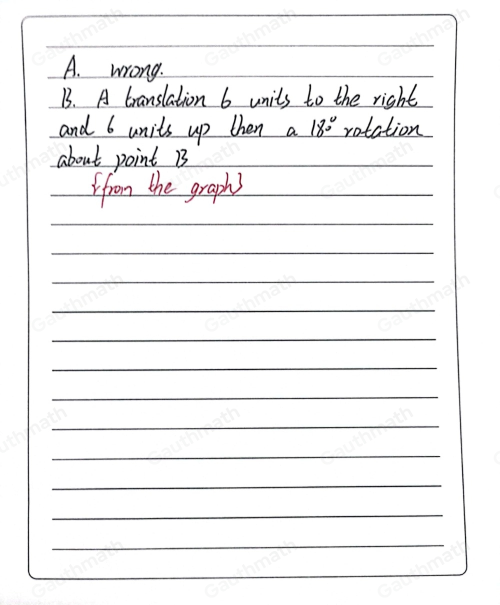
#> input picture test1.jpg, 1000 x 1210 px (shown at 1/2 size)
$ python -i image_processor.py   (imports and definitions only)
#> lines starting #> are read from the running program, lines starting #| are printed output that depends on the picture
from PIL import Image, ImageEnhance, ImageFilter
import pytesseract # type: ignore
import cv2
import os
import numpy as np

pytesseract.pytesseract.tesseract_cmd = r"C:\Program Files\Tesseract-OCR\tesseract.exe"

def process_image(input_path):
    """Professional-grade image processing pipeline"""
#> called with input_path = 'test1.jpg'
    try:
        base_name = os.path.basename(input_path)
        processed_name = f"processed_{base_name}"
        output_path = os.path.join(os.path.dirname(input_path), processed_name)

        with Image.open(input_path) as img:
#> img is the input picture: PIL image 1000x1210 RGB; mean R, G, B 244.7, 244.6, 244.9
            if img.mode != 'RGB':
                img = img.convert('RGB')

            img.thumbnail((1200, 1200))
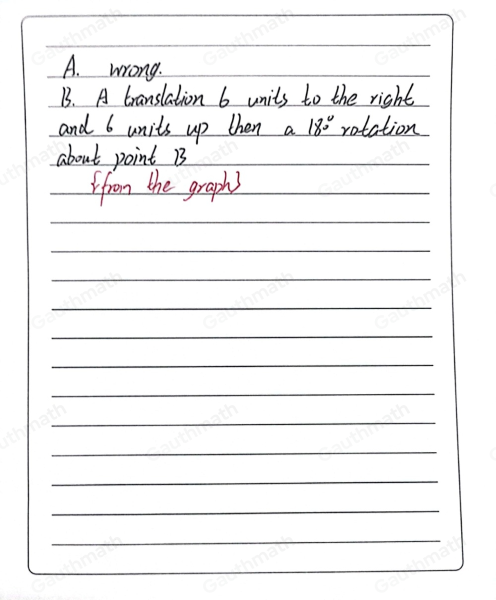
#> img: PIL image 992x1200 RGB (shown at 1/2 size); mean R, G, B 244.7, 244.5, 244.8

            cv_img = cv2.cvtColor(np.array(img), cv2.COLOR_RGB2LAB)
#> cv_img: shape (1200, 992, 3); mean of channels 0, 1, 2 245.2, 128.1, 127.9
            clahe = cv2.createCLAHE(clipLimit=3.0, tileGridSize=(8,8))
            cv_img[:,:,0] = clahe.apply(cv_img[:,:,0])
#> cv_img: shape (1200, 992, 3); mean of channels 0, 1, 2 242.6, 128.1, 127.9
            img = Image.fromarray(cv2.cvtColor(cv_img, cv2.COLOR_LAB2RGB))

            img = img.filter(ImageFilter.SHARPEN)
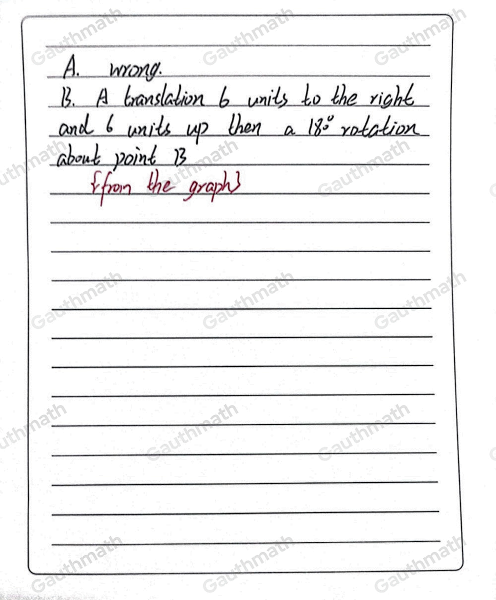
#> img: PIL image 992x1200 RGB (shown at 1/2 size); mean R, G, B 241.7, 241.5, 241.8

            img.save(output_path, quality=95)
            return processed_name

    except Exception as e:
        print(f"Image processing error: {str(e)}")
        return None

def extract_text(image_path):
    """Advanced OCR with preprocessing"""
    try:
        img = cv2.imread(image_path)
        gray = cv2.cvtColor(img, cv2.COLOR_BGR2GRAY)
        denoised = cv2.fastNlMeansDenoising(gray, None, 10, 7, 21)

        text = pytesseract.image_to_string(
            denoised,
            config='--oem 3 --psm 6 -c preserve_interword_spaces=1'
        )
        return text.strip()
    except Exception as e:
        print(f"OCR error: {str(e)}")
        return ""

>>> result = process_image('test1.jpg')

$ run again, on test3.jpg
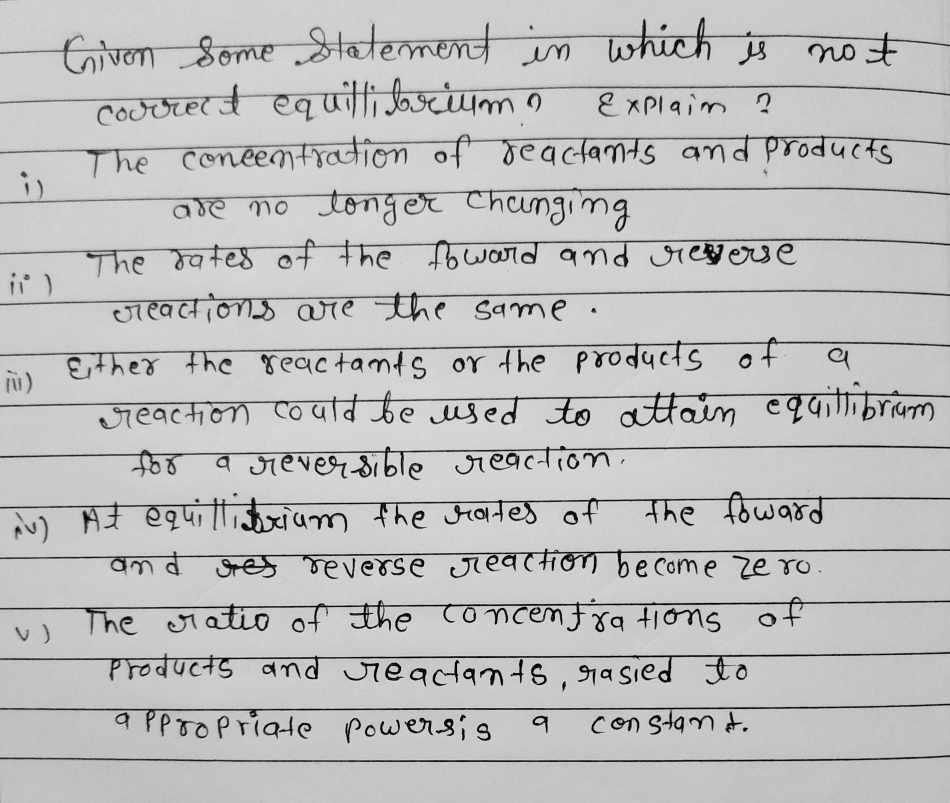
#> input picture test3.jpg, 2849 x 2408 px (shown at 1/3 size)
#> in process_image, img is the input picture: PIL image 2849x2408 RGB; mean R, G, B 189.7, 190.2, 189.3
#> in process_image, `img.thumbnail((1200, 1200))`:
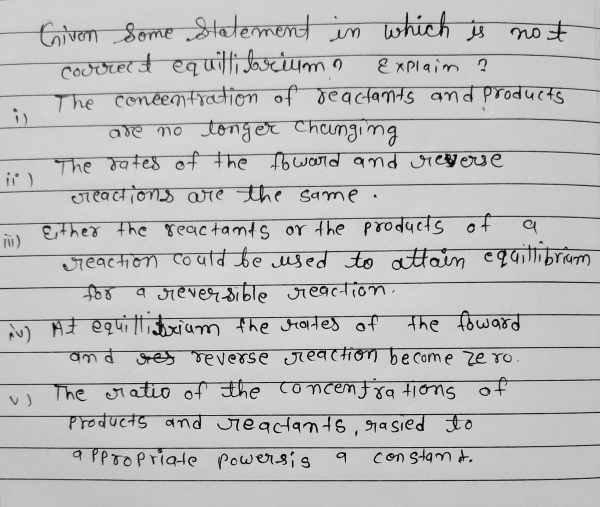
#> img: PIL image 1200x1014 RGB (shown at 1/2 size); mean R, G, B 189.7, 190.2, 189.3
#> in process_image, `img = Image.fromarray(cv2.cvtColor(cv_img, cv2.COLOR_LAB2RGB))`:
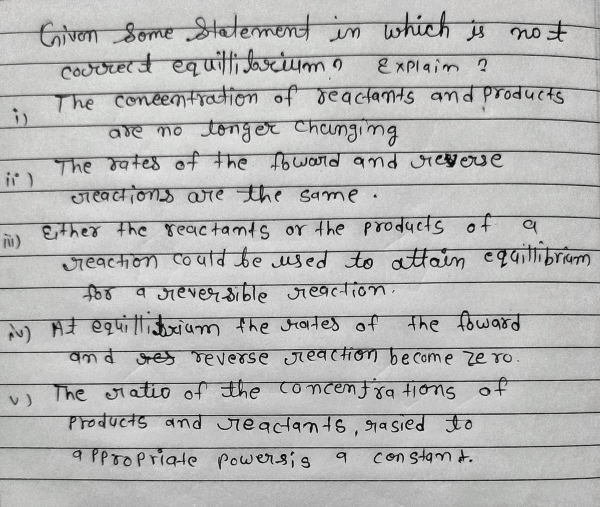
#> img: PIL image 1200x1014 RGB (shown at 1/2 size); mean R, G, B 182.6, 183.1, 182.2

$ run again, on test4.jpg
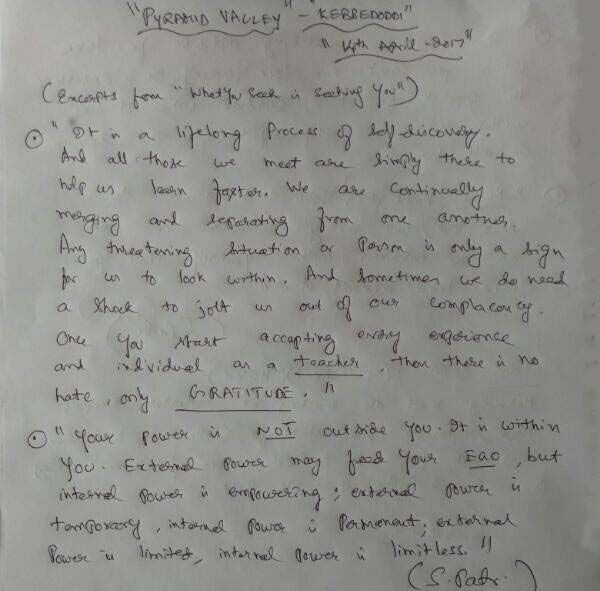
#> input picture test4.jpg, 600 x 591 px
#> in process_image, img is the input picture: PIL image 600x591 RGB; mean R, G, B 142.6, 143.1, 138.4
#> in process_image, `img = Image.fromarray(cv2.cvtColor(cv_img, cv2.COLOR_LAB2RGB))`:
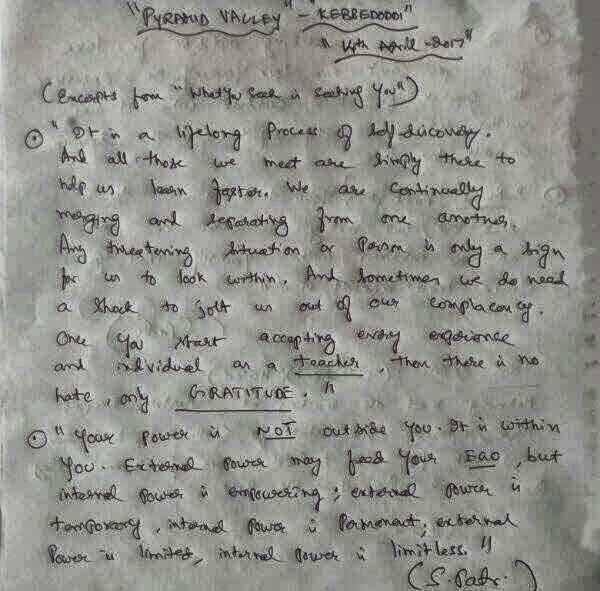
#> img: PIL image 600x591 RGB; mean R, G, B 145.4, 145.5, 140.7
